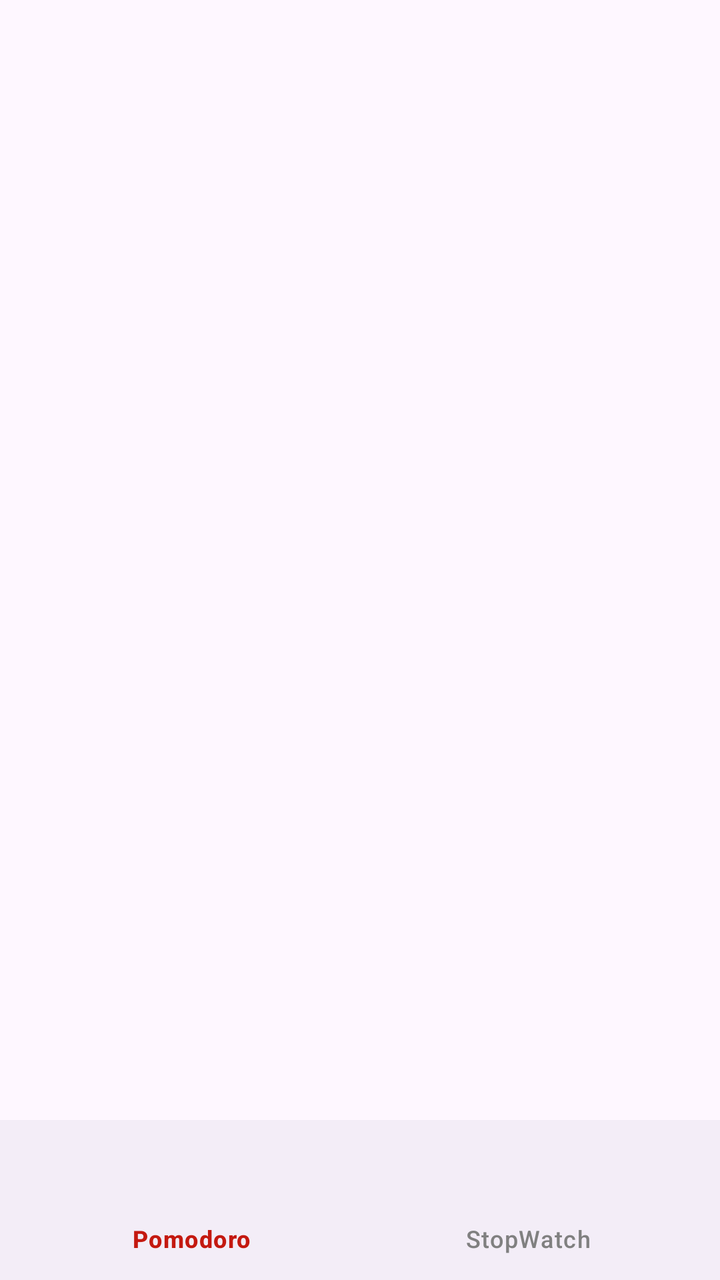
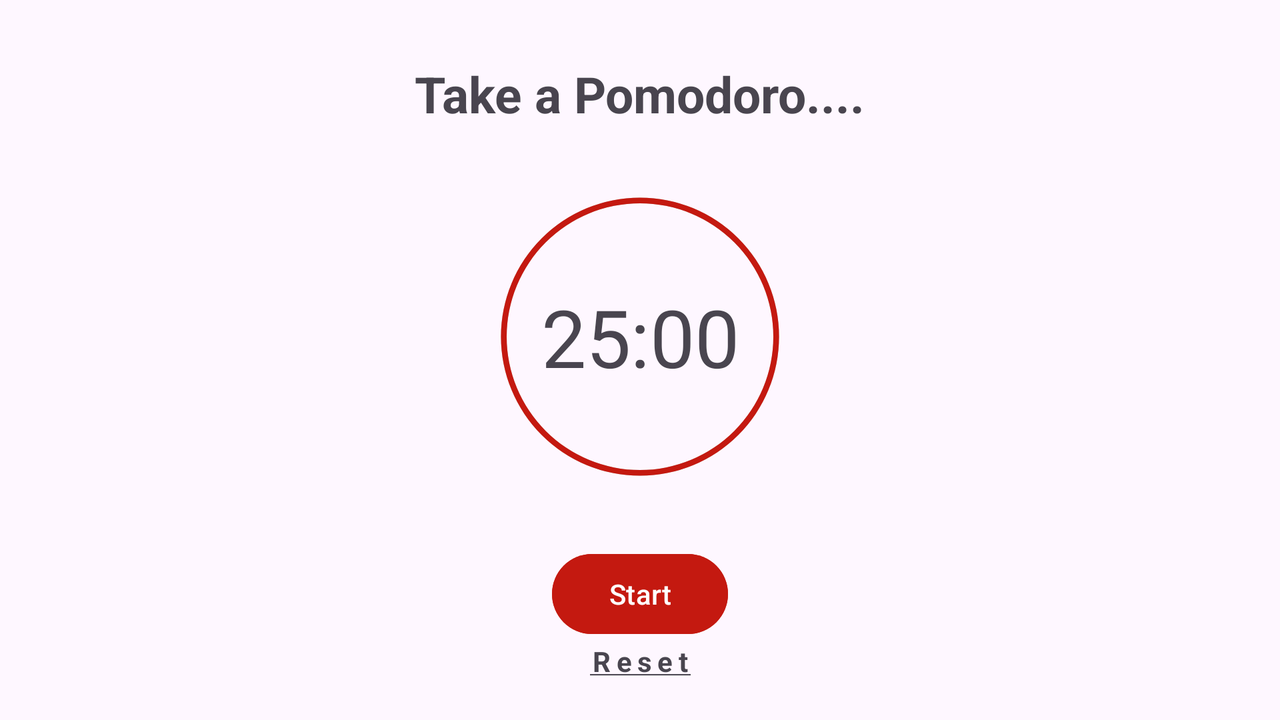

Two renders of one Android screen. The first uses the default layout on a phone; the second uses the alternative layout the repository ships for a different screen configuration, on a matching device. The two XML files are below.
<!-- AndroidManifest.xml: application theme Theme.Pomodoro -->
<!-- res/layout/activity_main.xml -->
<?xml version="1.0" encoding="utf-8"?>
<androidx.constraintlayout.widget.ConstraintLayout
    xmlns:android="http://schemas.android.com/apk/res/android"
    xmlns:app="http://schemas.android.com/apk/res-auto"
    xmlns:tools="http://schemas.android.com/tools"
    android:id="@+id/main"
    android:layout_width="match_parent"
    android:layout_height="match_parent"
    tools:context=".MainActivity">

    <FrameLayout
        android:id="@+id/frgamnent_contianer"
        android:layout_width="0dp"
        android:layout_height="0dp"
        app:layout_constraintBottom_toTopOf="@+id/bottom_nav_view"
        app:layout_constraintTop_toTopOf="parent"
        app:layout_constraintEnd_toEndOf="parent"
        app:layout_constraintStart_toStartOf="parent" />

    <com.google.android.material.bottomnavigation.BottomNavigationView
        app:itemActiveIndicatorStyle="@style/Theme.BottomNavigationView.ActiveIndicator"
        app:itemTextColor="@drawable/selected_item"
        app:itemIconTint="@drawable/selected_item"
        android:id="@+id/bottom_nav_view"
        android:layout_width="match_parent"
        android:layout_height="wrap_content"
        app:layout_constraintBottom_toBottomOf="parent"
        app:layout_constraintEnd_toEndOf="parent"
        app:layout_constraintStart_toStartOf="parent"
        app:menu="@menu/nav_menu" />

</androidx.constraintlayout.widget.ConstraintLayout>
<!-- resources referenced by this layout -->
<resources>
  <!-- drawable selected_item (drawable) -->
  <?xml version="1.0" encoding="utf-8"?>
  <selector xmlns:android="http://schemas.android.com/apk/res/android">
      <item android:state_checked="true" android:color="@color/red" />
      <item android:state_checked="false" android:color="@android:color/tab_indicator_text"/>
  
  </selector>
  <style name="Theme.BottomNavigationView.ActiveIndicator" parent="Widget.Material3.BottomNavigationView.ActiveIndicator">
          <item name="android:color">@android:color/transparent</item>
          </style>
  <style name="Theme.Pomodoro" parent="Base.Theme.Pomodoro" />
  <color name="red">#C41910</color>
  <style name="Base.Theme.Pomodoro" parent="Theme.Material3.DayNight.NoActionBar">
          
          
  
      </style>
</resources>
<!-- res/layout-land/activity_main.xml (the repository's variant of the layout above) -->
<!-- drawn on the phone turned sideways -->
<?xml version="1.0" encoding="utf-8"?>
<androidx.constraintlayout.widget.ConstraintLayout
    xmlns:android="http://schemas.android.com/apk/res/android"
    xmlns:app="http://schemas.android.com/apk/res-auto"
    xmlns:tools="http://schemas.android.com/tools"
    android:id="@+id/main"
    android:layout_width="match_parent"
    android:layout_height="match_parent"
    tools:context=".MainActivity">

    <TextView
        android:id="@+id/title_text_view"
        android:layout_width="wrap_content"
        android:layout_height="wrap_content"
        android:layout_marginVertical="30dp"
        android:text="@string/take_a_pomodoro"
        android:textSize="25sp"
        android:textStyle="bold"
        app:layout_constraintEnd_toEndOf="parent"
        app:layout_constraintStart_toStartOf="parent"
        app:layout_constraintTop_toTopOf="parent" />

    <TextView
        android:id="@+id/time_text_view"
        android:layout_width="wrap_content"
        android:layout_height="wrap_content"
        android:text="@string/time25min"
        android:textSize="40sp"
        app:layout_constraintBottom_toTopOf="@+id/start_btn"
        app:layout_constraintEnd_toEndOf="parent"
        app:layout_constraintStart_toStartOf="parent"
        app:layout_constraintTop_toBottomOf="@+id/title_text_view" />

    <ProgressBar
        android:id="@+id/prograss_bar"
        android:layout_width="200dp"
        android:layout_height="200dp"
        android:progress="100"
        android:indeterminateOnly="false"
        android:progressDrawable="@drawable/prograss_bkg"
        app:layout_constraintBottom_toBottomOf="@+id/time_text_view"
        app:layout_constraintEnd_toEndOf="parent"
        app:layout_constraintStart_toStartOf="parent"
        app:layout_constraintTop_toTopOf="@+id/time_text_view" />

    <Button
        android:textColor="@color/white"
        android:id="@+id/start_btn"
        android:layout_width="wrap_content"
        android:layout_height="wrap_content"
        android:backgroundTint="@color/red"
        android:text="@string/start"
        app:layout_constraintBottom_toTopOf="@+id/reset_text_view"
        app:layout_constraintEnd_toEndOf="parent"
        app:layout_constraintStart_toStartOf="parent" />

    <TextView
        android:layout_margin="20dp"
        android:id="@+id/reset_text_view"
        android:layout_width="wrap_content"
        android:layout_height="wrap_content"
        android:letterSpacing="0.2"
        android:text="@string/reset"
        android:textStyle="bold"
        app:layout_constraintBottom_toBottomOf="parent"
        app:layout_constraintEnd_toEndOf="parent"
        app:layout_constraintStart_toStartOf="parent" />

</androidx.constraintlayout.widget.ConstraintLayout>
<!-- resources referenced by the variant -->
<!-- as the phone turned sideways resolves them -->
<resources>
  <color name="red">#C41910</color>
  <color name="white">#FFFFFFFF</color>
  <!-- drawable prograss_bkg (drawable) -->
  <?xml version="1.0" encoding="utf-8"?>
  <layer-list xmlns:android="http://schemas.android.com/apk/res/android">
  
  
      <item>
        <shape android:shape="ring" android:thicknessRatio="70" android:useLevel="false">
            <solid android:color="@color/grey"/>
        </shape>
      </item>
  
  
      <item>
         <rotate android:fromDegrees="270" android:toDegrees="270">
             <shape android:shape="ring" android:thicknessRatio="70" android:useLevel="true">
                 <solid android:color="@color/red"/>
             </shape>
         </rotate>
      </item>
  
  
  </layer-list>
  <string name="reset"><u>Reset</u></string>
  <string name="start">Start</string>
  <string name="take_a_pomodoro">Take a Pomodoro....</string>
  <string name="time25min">25:00</string>
  <style name="Theme.Pomodoro" parent="Base.Theme.Pomodoro" />
  <color name="grey">#C4C4C4</color>
  <style name="Base.Theme.Pomodoro" parent="Theme.Material3.DayNight.NoActionBar">
          
          
  
      </style>
</resources>
